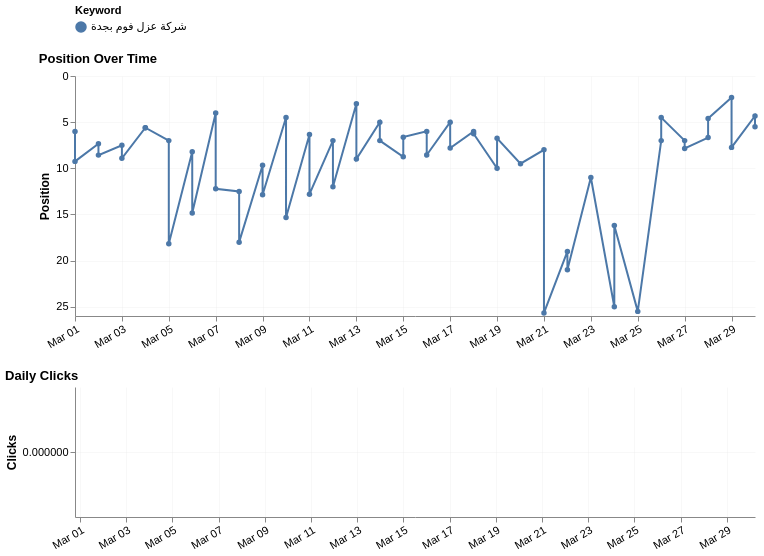

Notebook code for this chart:
### Code cell
#| hide
#| eval: false
test_daily = get_keyword_rankings_daily(
    session,
    site_url="sc-domain:awazly.com",
    keywords=["شركة عزل فوم بجدة"],
    range_type="last_month",
    country="sau",
)
plot_keyword_rankings(test_daily)

### Figure 1 — Vega-Lite specification as saved in the notebook (floating-point values rounded to 4 significant figures)
{"config": {"view": {"continuousWidth": 300, "continuousHeight": 300, "strokeWidth": 0}, "axis": {"gridOpacity": 0.2, "labelFontSize": 11, "titleFontSize": 12}, "legend": {"labelFontSize": 11, "orient": "top"}, "title": {"anchor": "start", "fontSize": 13, "fontWeight": "bold"}}, "vconcat": [{"mark": {"type": "line", "point": true, "strokeWidth": 2}, "encoding": {"color": {"field": "keyword", "scale": {"scheme": "tableau10"}, "title": "Keyword", "type": "nominal"}, "tooltip": [{"field": "date", "format": "%b %d %Y", "title": "Date", "type": "temporal"}, {"field": "keyword", "title": "Keyword", "type": "nominal"}, {"field": "position", "format": ".1f", "title": "Position", "type": "quantitative"}, {"field": "clicks", "title": "Clicks", "type": "quantitative"}, {"field": "impressions", "title": "Impressions", "type": "quantitative"}], "x": {"axis": {"format": "%b %d", "labelAngle": -30}, "field": "date", "title": null, "type": "temporal"}, "y": {"axis": {"tickMinStep": 1}, "field": "position", "scale": {"reverse": true}, "title": "Position", "type": "quantitative"}}, "height": 240, "title": "Position Over Time", "width": 680}, {"mark": {"type": "bar", "opacity": 0.8}, "encoding": {"color": {"field": "keyword", "scale": {"scheme": "tableau10"}, "title": "Keyword", "type": "nominal"}, "tooltip": [{"field": "date", "format": "%b %d %Y", "title": "Date", "type": "temporal"}, {"field": "keyword", "title": "Keyword", "type": "nominal"}, {"field": "position", "format": ".1f", "title": "Position", "type": "quantitative"}, {"field": "clicks", "title": "Clicks", "type": "quantitative"}, {"field": "impressions", "title": "Impressions", "type": "quantitative"}], "x": {"axis": {"format": "%b %d", "labelAngle": -30}, "field": "date", "title": null, "type": "temporal"}, "y": {"field": "clicks", "title": "Clicks", "type": "quantitative"}}, "height": 130, "title": "Daily Clicks", "width": 680}], "data": {"name": "data-b46c349b4825ab6099d2ebb6c0774e96"}, "$schema": "https://vega.github.io/schema/vega-lite/v6.1.0.json", "datasets": {"data-b46c349b4825ab6099d2ebb6c0774e96": [{"date": "2026-03-01T00:00:00", "keyword": "شركة عزل فوم بجدة", "position": 6.0, "clicks": 0, "impressions": 2}, {"date": "2026-03-01T00:00:00", "keyword": "شركة عزل فوم بجدة", "position": 9.25, "clicks": 0, "impressions": 12}, {"date": "2026-03-02T00:00:00", "keyword": "شركة عزل فوم بجدة", "position": 7.333, "clicks": 0, "impressions": 3}, {"date": "2026-03-02T00:00:00", "keyword": "شركة عزل فوم بجدة", "position": 8.571, "clicks": 0, "impressions": 7}, {"date": "2026-03-03T00:00:00", "keyword": "شركة عزل فوم بجدة", "position": 7.5, "clicks": 0, "impressions": 2}, {"date": "2026-03-03T00:00:00", "keyword": "شركة عزل فوم بجدة", "position": 8.909, "clicks": 0, "impressions": 11}, {"date": "2026-03-04T00:00:00", "keyword": "شركة عزل فوم بجدة", "position": 5.6, "clicks": 0, "impressions": 5}, {"date": "2026-03-04T00:00:00", "keyword": "شركة عزل فوم بجدة", "position": 5.6, "clicks": 0, "impressions": 5}, {"date": "2026-03-05T00:00:00", "keyword": "شركة عزل فوم بجدة", "position": 7.0, "clicks": 0, "impressions": 4}, {"date": "2026-03-05T00:00:00", "keyword": "شركة عزل فوم بجدة", "position": 18.17, "clicks": 0, "impressions": 6}, {"date": "2026-03-06T00:00:00", "keyword": "شركة عزل فوم بجدة", "position": 8.2, "clicks": 0, "impressions": 5}, {"date": "2026-03-06T00:00:00", "keyword": "شركة عزل فوم بجدة", "position": 14.83, "clicks": 0, "impressions": 6}, {"date": "2026-03-07T00:00:00", "keyword": "شركة عزل فوم بجدة", "position": 4.0, "clicks": 0, "impressions": 1}, {"date": "2026-03-07T00:00:00", "keyword": "شركة عزل فوم بجدة", "position": 12.22, "clicks": 0, "impressions": 9}, {"date": "2026-03-08T00:00:00", "keyword": "شركة عزل فوم بجدة", "position": 12.5, "clicks": 0, "impressions": 2}, {"date": "2026-03-08T00:00:00", "keyword": "شركة عزل فوم بجدة", "position": 18.0, "clicks": 0, "impressions": 9}, {"date": "2026-03-09T00:00:00", "keyword": "شركة عزل فوم بجدة", "position": 9.667, "clicks": 0, "impressions": 3}, {"date": "2026-03-09T00:00:00", "keyword": "شركة عزل فوم بجدة", "position": 12.86, "clicks": 0, "impressions": 7}, {"date": "2026-03-10T00:00:00", "keyword": "شركة عزل فوم بجدة", "position": 4.5, "clicks": 0, "impressions": 2}, {"date": "2026-03-10T00:00:00", "keyword": "شركة عزل فوم بجدة", "position": 15.33, "clicks": 0, "impressions": 6}, {"date": "2026-03-11T00:00:00", "keyword": "شركة عزل فوم بجدة", "position": 6.333, "clicks": 0, "impressions": 6}, {"date": "2026-03-11T00:00:00", "keyword": "شركة عزل فوم بجدة", "position": 12.8, "clicks": 0, "impressions": 5}, {"date": "2026-03-12T00:00:00", "keyword": "شركة عزل فوم بجدة", "position": 7.0, "clicks": 0, "impressions": 3}, {"date": "2026-03-12T00:00:00", "keyword": "شركة عزل فوم بجدة", "position": 12.0, "clicks": 0, "impressions": 4}, {"date": "2026-03-13T00:00:00", "keyword": "شركة عزل فوم بجدة", "position": 3.0, "clicks": 0, "impressions": 2}, {"date": "2026-03-13T00:00:00", "keyword": "شركة عزل فوم بجدة", "position": 9.0, "clicks": 0, "impressions": 9}, {"date": "2026-03-14T00:00:00", "keyword": "شركة عزل فوم بجدة", "position": 5.0, "clicks": 0, "impressions": 2}, {"date": "2026-03-14T00:00:00", "keyword": "شركة عزل فوم بجدة", "position": 7.0, "clicks": 0, "impressions": 2}, {"date": "2026-03-15T00:00:00", "keyword": "شركة عزل فوم بجدة", "position": 8.75, "clicks": 0, "impressions": 4}, {"date": "2026-03-15T00:00:00", "keyword": "شركة عزل فوم بجدة", "position": 6.625, "clicks": 0, "impressions": 8}, {"date": "2026-03-16T00:00:00", "keyword": "شركة عزل فوم بجدة", "position": 6.0, "clicks": 0, "impressions": 3}, {"date": "2026-03-16T00:00:00", "keyword": "شركة عزل فوم بجدة", "position": 8.556, "clicks": 0, "impressions": 9}, {"date": "2026-03-17T00:00:00", "keyword": "شركة عزل فوم بجدة", "position": 5.0, "clicks": 0, "impressions": 2}, {"date": "2026-03-17T00:00:00", "keyword": "شركة عزل فوم بجدة", "position": 7.8, "clicks": 0, "impressions": 5}, {"date": "2026-03-18T00:00:00", "keyword": "شركة عزل فوم بجدة", "position": 6.0, "clicks": 0, "impressions": 2}, {"date": "2026-03-18T00:00:00", "keyword": "شركة عزل فوم بجدة", "position": 6.25, "clicks": 0, "impressions": 4}, {"date": "2026-03-19T00:00:00", "keyword": "شركة عزل فوم بجدة", "position": 10.0, "clicks": 0, "impressions": 1}, {"date": "2026-03-19T00:00:00", "keyword": "شركة عزل فوم بجدة", "position": 6.75, "clicks": 0, "impressions": 4}, {"date": "2026-03-20T00:00:00", "keyword": "شركة عزل فوم بجدة", "position": 9.5, "clicks": 0, "impressions": 2}, {"date": "2026-03-21T00:00:00", "keyword": "شركة عزل فوم بجدة", "position": 8.0, "clicks": 0, "impressions": 1}, {"date": "2026-03-21T00:00:00", "keyword": "شركة عزل فوم بجدة", "position": 25.67, "clicks": 0, "impressions": 3}, {"date": "2026-03-22T00:00:00", "keyword": "شركة عزل فوم بجدة", "position": 19.0, "clicks": 0, "impressions": 1}, {"date": "2026-03-22T00:00:00", "keyword": "شركة عزل فوم بجدة", "position": 21.0, "clicks": 0, "impressions": 1}, {"date": "2026-03-23T00:00:00", "keyword": "شركة عزل فوم بجدة", "position": 11.0, "clicks": 0, "impressions": 3}, {"date": "2026-03-24T00:00:00", "keyword": "شركة عزل فوم بجدة", "position": 25.0, "clicks": 0, "impressions": 1}, {"date": "2026-03-24T00:00:00", "keyword": "شركة عزل فوم بجدة", "position": 16.2, "clicks": 0, "impressions": 5}, {"date": "2026-03-25T00:00:00", "keyword": "شركة عزل فوم بجدة", "position": 25.5, "clicks": 0, "impressions": 2}, {"date": "2026-03-26T00:00:00", "keyword": "شركة عزل فوم بجدة", "position": 7.0, "clicks": 0, "impressions": 1}, {"date": "2026-03-26T00:00:00", "keyword": "شركة عزل فوم بجدة", "position": 4.5, "clicks": 0, "impressions": 8}, {"date": "2026-03-27T00:00:00", "keyword": "شركة عزل فوم بجدة", "position": 7.0, "clicks": 0, "impressions": 1}, {"date": "2026-03-27T00:00:00", "keyword": "شركة عزل فوم بجدة", "position": 7.85, "clicks": 0, "impressions": 20}, {"date": "2026-03-28T00:00:00", "keyword": "شركة عزل فوم بجدة", "position": 6.667, "clicks": 0, "impressions": 3}, {"date": "2026-03-28T00:00:00", "keyword": "شركة عزل فوم بجدة", "position": 4.6, "clicks": 0, "impressions": 20}, {"date": "2026-03-29T00:00:00", "keyword": "شركة عزل فوم بجدة", "position": 2.333, "clicks": 0, "impressions": 3}, {"date": "2026-03-29T00:00:00", "keyword": "شركة عزل فوم بجدة", "position": 7.733, "clicks": 0, "impressions": 15}, {"date": "2026-03-30T00:00:00", "keyword": "شركة عزل فوم بجدة", "position": 4.333, "clicks": 0, "impressions": 3}, {"date": "2026-03-30T00:00:00", "keyword": "شركة عزل فوم بجدة", "position": 5.5, "clicks": 0, "impressions": 4}]}}
